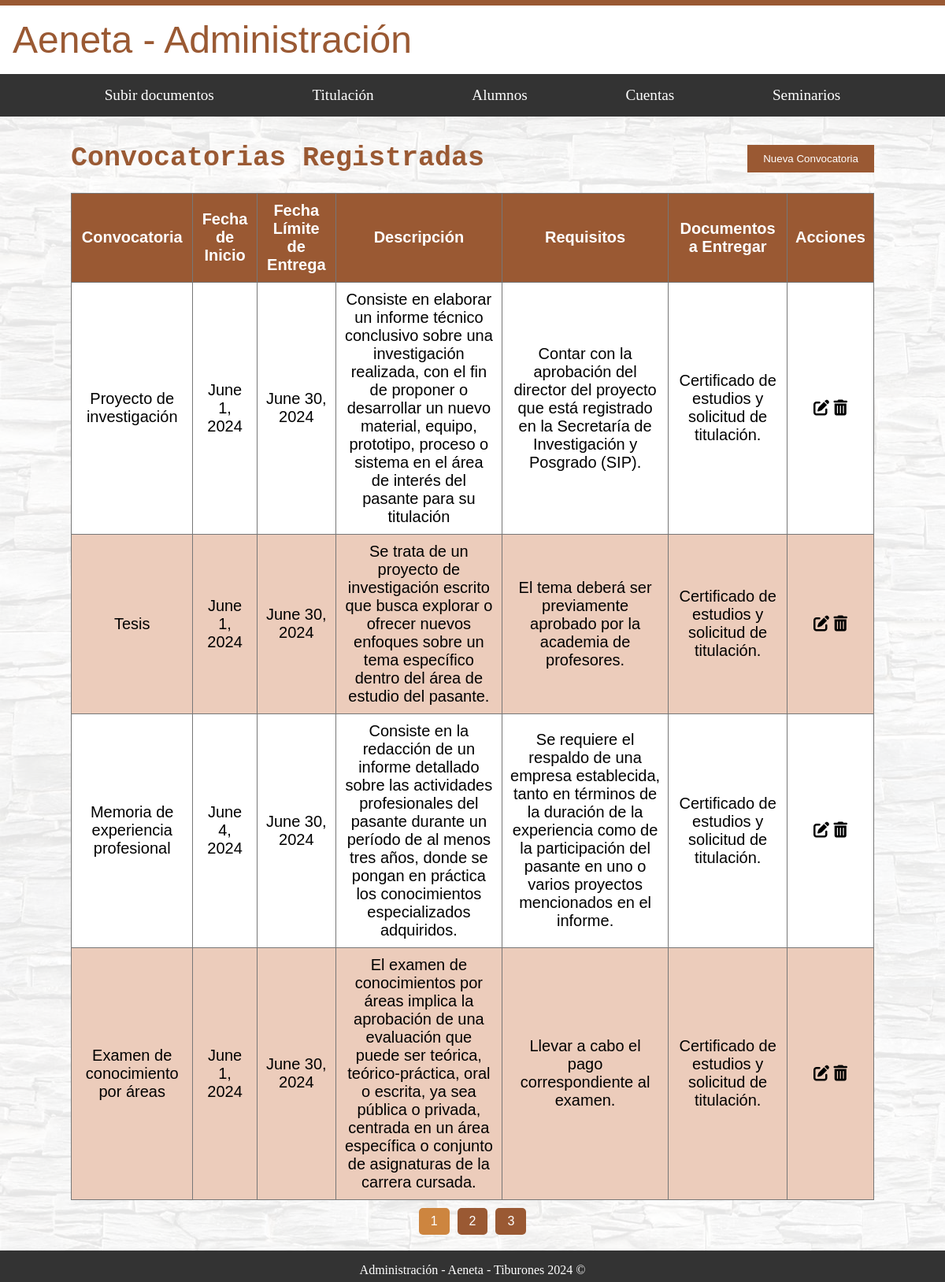
/administracion/titulacion/calendario_titulacion/ (signed in), run on the app's committed database.
### administracion/models.py (models this page shows, shortened)
class FormaTitulacion(models.Model):
    convocatoria = models.CharField(max_length=100)
    fecha_inicio = models.DateField()
    fecha_limite_entrega = models.DateField()
    descripcion = models.TextField()
    requisitos = models.TextField()
    documentos_a_entregar = models.TextField()

### administracion/views.py (the view)
# urls.py: path('titulacion/calendario_titulacion/', AdministracionTitulacionCalendario.as_view(), name='calendario_titulacion'),
class AdministracionTitulacionCalendario(AdminRequiredMixin,TemplateView):
    template_name = 'administracion/titulacion/calendario_titulacion.html'
    def get_context_data(self, **kwargs):
        context = super().get_context_data(**kwargs)
        context['convocatorias'] = FormaTitulacion.objects.all()
        return context

### administracion/mixins.py (called while the page is built)
    def dispatch(self, request, *args, **kwargs):
        if not request.user.is_authenticated:
            return self.handle_no_permission()
        if not getattr(request.user, 'is_administrador', False):  # Usar getattr para manejar si el atributo no existe
            messages.error(request, 'No tienes permiso para ver esta página.')
            return redirect('nombre_de_la_url_por_defecto')
        return super().dispatch(request, *args, **kwargs)

### administracion/templates/administracion/titulacion/calendario_titulacion.html (shortened to what this page needs)
{% extends "base_generic_Administracion.html" %}
{% load static%}
{% block content %}
  <div id="fondo">
    <div class="contenedor_principal letra_texto">
        <div style="display: flex; justify-content: space-between; align-items: center;">
            <h1 class="letra_titulos">Convocatorias Registradas</h1>
            <button id="nueva_convocatoria">Nueva Convocatoria</button>
        </div>
        <table border="1" id="convocatoriasTabla">
            <thead>
                <tr>
                    <th>Convocatoria</th>
                    <th>Fecha de Inicio</th>
                    <th>Fecha Límite de Entrega</th>
                    <th>Descripción</th>
                    <th>Requisitos</th>
                    <th>Documentos a Entregar</th>
                    <th>Acciones</th>
                </tr>
            </thead>
            <tbody id="convocatoriasCuerpo">
                {% for convocatoria in convocatorias %}
                <tr>
                    <td>{{ convocatoria.convocatoria }}</td>
                    <td>{{ convocatoria.fecha_inicio }}</td>
                    <td>{{ convocatoria.fecha_limite_entrega }}</td>
                    <td>{{ convocatoria.descripcion }}</td>
                    <td>{{ convocatoria.requisitos }}</td>
                    <td>{{ convocatoria.documentos_a_entregar }}</td>
                    <td>
                      <i class="fas fa-edit" onclick="editarConvocatoria('{{ convocatoria.id }}')"></i>
                      <i class="fas fa-trash-alt" onclick="eliminarConvocatoria('{{ convocatoria.id }}')"></i>
                    </td>
                </tr>
                {% endfor %}
            </tbody>
        </table>
        <div id="pagination"></div>
    </div>
  </div>
{% endblock %}

### administracion/static/styles/home_administracion.css (style rules this page uses)
html { margin: 0; padding: 0; overflow-x: hidden; box-sizing: border-box; }
.header-flex-container, #fondo, footer { width: 100%; max-width: 100%; box-sizing: border-box; }
body { margin: 0; padding: 0; min-height: 100vh; display: flex; flex-direction: column; }
.header-flex-container, #fondo, footer { width: 100%; }
#fondo { position: relative; flex: 1; display: flex; flex-direction: column; justify-content: center; }
#fondo::before { content: ''; background-image: url('/static/image_admin/fondos_admin/Fondo.jpg'); opacity: 0.1; top: 0; left: 0; bottom: 0; right: 0; position: absolute; z-index: -1; }
.contenedor_principal { position: relative; margin: auto; width: 85%; z-index: 2; padding: 10px; }
.letra_titulos { font-family: monospace; color: #9A5933; font-size: 35px; text-align: center; }
.letra_texto { font-family: sans-serif; color: black; font-size: 20px; text-align: justify; }

### administracion/static/styles/subirDoc.css (style rules this page uses)
.contenedor_principal { position: relative; margin: auto; width: 85%; z-index: 2; padding: 10px; }
.letra_titulos { font-family: monospace; color: #9A5933; font-size: 35px; text-align: center; }
.letra_texto { font-family: sans-serif; color: black; font-size: 20px; text-align: justify; }

### administracion/static/styles/alumno.css (style rules this page uses)
table { width: 100%; border-collapse: collapse; background-color: white; }
table th, table td { border: 1px solid #777777; padding: 10px; text-align: center; }
thead th { background-color: #9A5933; color: #fff; }
tbody tr:nth-child(even) { background-color: #ecccbb; }

### administracion/static/styles/paginacion.css (style rules this page uses)
#pagination { text-align: center; margin-top: 10px; margin-bottom: 10px; }

### administracion/static/styles/calendario_titulacion.css (style rules this page uses)
#nueva_convocatoria { background-color: #9A5933; color: white; border: none; padding: 10px 20px; cursor: pointer; }

### data on the page
FormaTitulacion: convocatoria "Proyecto de investigación", fecha_inicio "June 1, 2024", fecha_limite_entrega "June 30, 2024", descripcion "Consiste en elaborar un informe técnico conclusivo sobre una investigación realizada, con el fin de proponer o desarrollar un nuevo material, equipo, prototipo, proceso o sistema en el área de interés del pasante para su titulación", requisitos "Contar con la aprobación del director del proyecto que está registrado en la Secretaría de Investigación y Posgrado (SIP).", documentos_a_entregar "Certificado de estudios y solicitud de titulación."
FormaTitulacion: convocatoria "Tesis", fecha_inicio "June 1, 2024", fecha_limite_entrega "June 30, 2024", descripcion "Se trata de un proyecto de investigación escrito que busca explorar o ofrecer nuevos enfoques sobre un tema específico dentro del área de estudio del pasante.", requisitos "El tema deberá ser previamente aprobado por la academia de profesores.", documentos_a_entregar "Certificado de estudios y solicitud de titulación."
FormaTitulacion: convocatoria "Memoria de experiencia profesional", fecha_inicio "June 4, 2024", fecha_limite_entrega "June 30, 2024", descripcion "Consiste en la redacción de un informe detallado sobre las actividades profesionales del pasante durante un período de al menos tres años, donde se pongan en práctica los conocimientos especializados adquiridos.", requisitos "Se requiere el respaldo de una empresa establecida, tanto en términos de la duración de la experiencia como de la participación del pasante en uno o varios proyectos mencionados en el informe.", documentos_a_entregar "Certificado de estudios y solicitud de titulación."
FormaTitulacion: convocatoria "Examen de conocimiento por áreas", fecha_inicio "June 1, 2024", fecha_limite_entrega "June 30, 2024", descripcion "El examen de conocimientos por áreas implica la aprobación de una evaluación que puede ser teórica, teórico-práctica, oral o escrita, ya sea pública o privada, centrada en un área específica o conjunto de asignaturas de la carrera cursada.", requisitos "Llevar a cabo el pago correspondiente al examen.", documentos_a_entregar "Certificado de estudios y solicitud de titulación."
